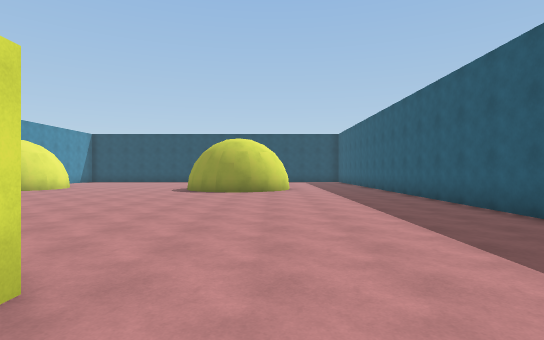
View 1 (above)

22 first-person views from a walk through a scene from a Unity 3-D project. The camera is 1.5 m above the floor, looks level and sees 80° across. The floor is counted in squares, 2 m on a side. Each view is taken from the middle of a square. On the plan, view 1 faces up. The plan holds only what a view shows up to about 11 squares ahead; the rest is blank. The place goes on beyond the plan. The player is left out.

View 2
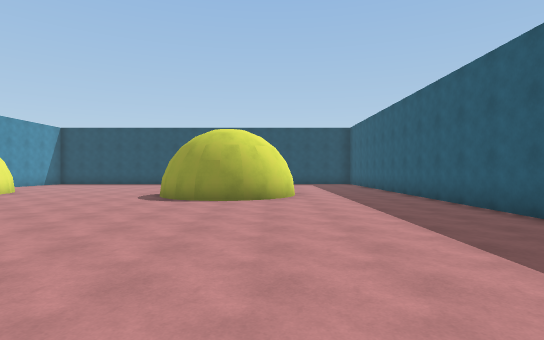

View 3
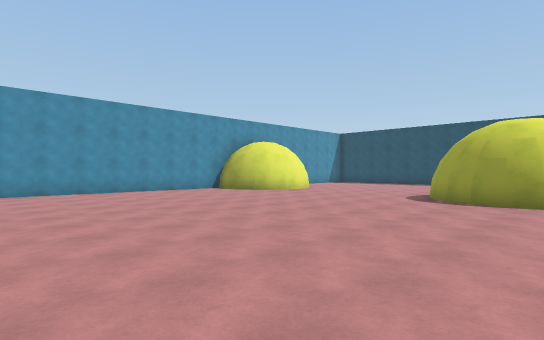

View 4
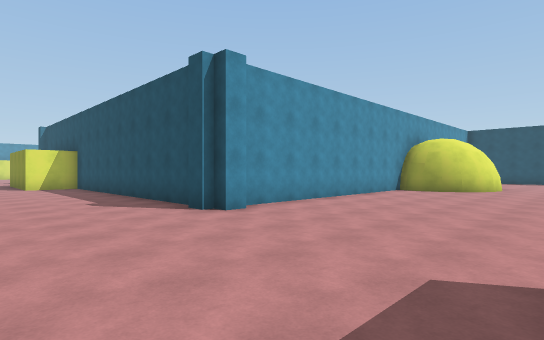

View 5
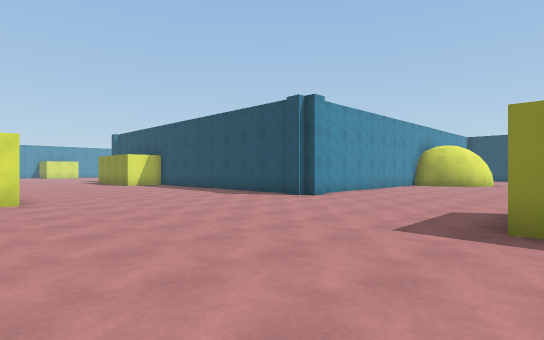

View 6
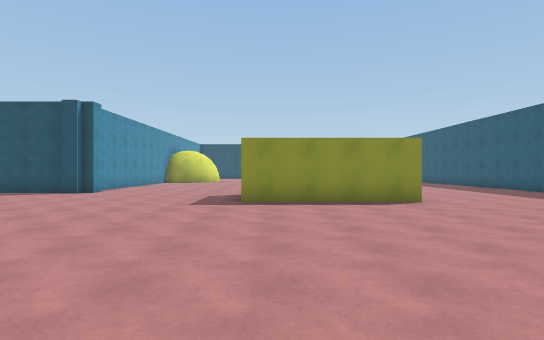

View 7
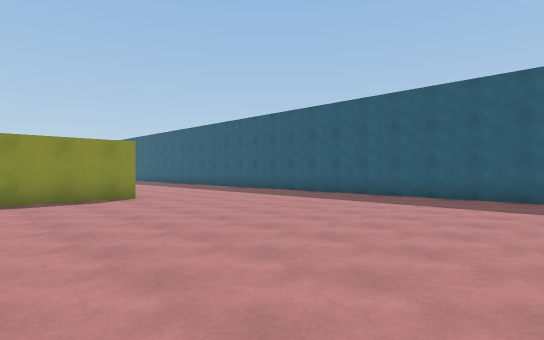

View 8
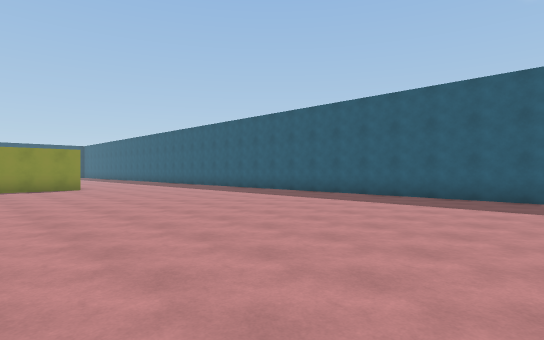

View 9
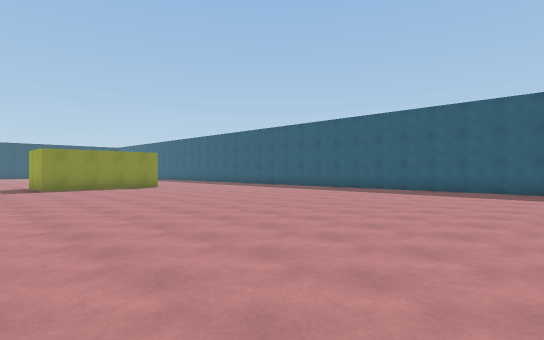

View 10
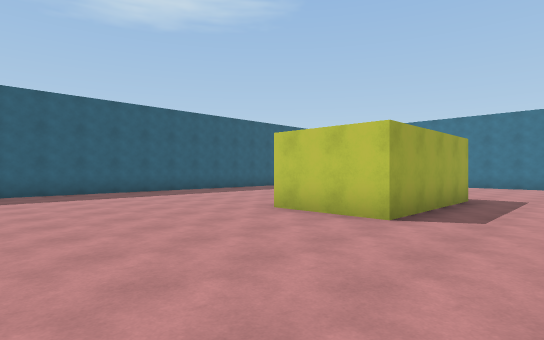

View 11
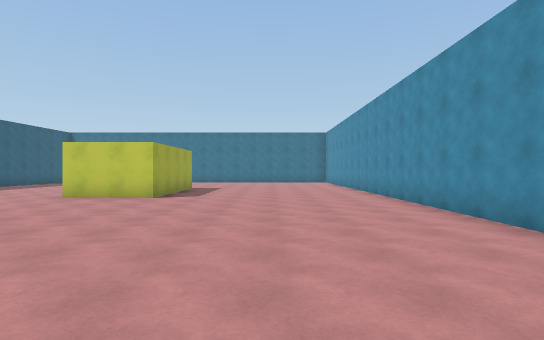

View 12
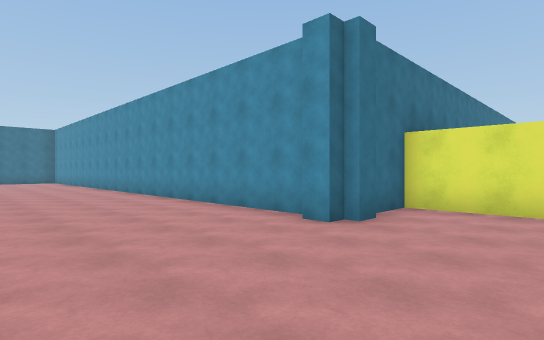

View 13
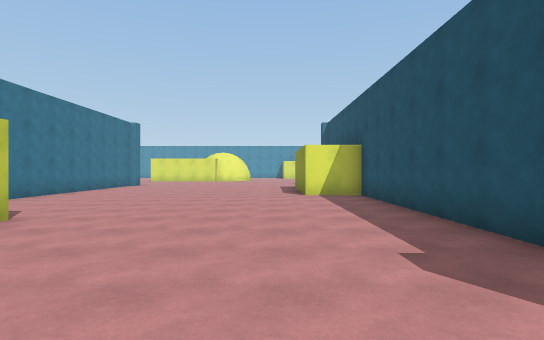

View 14
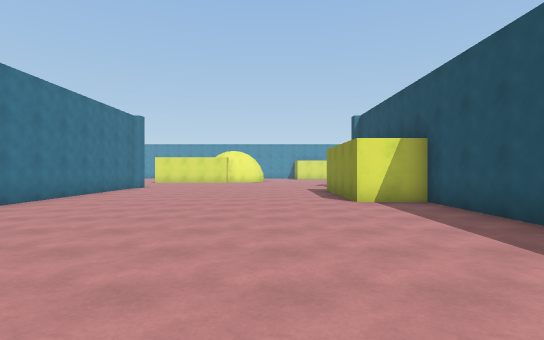

View 15
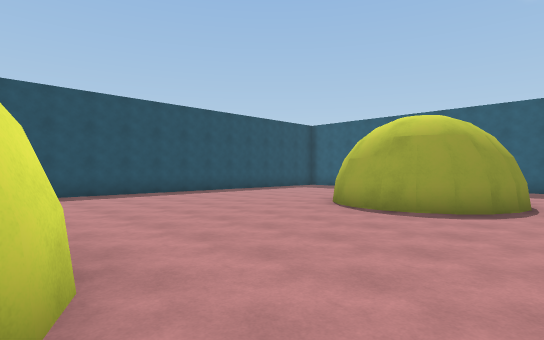

View 16
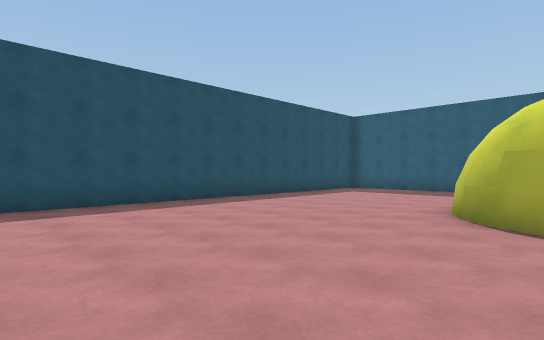

View 17
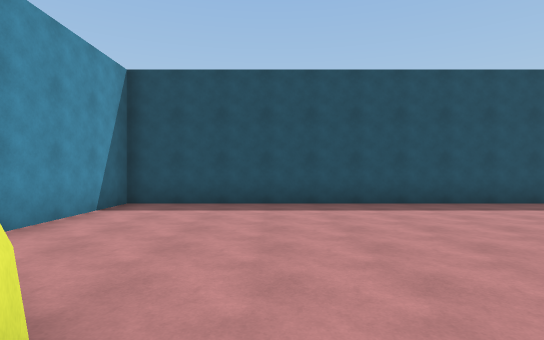

View 18
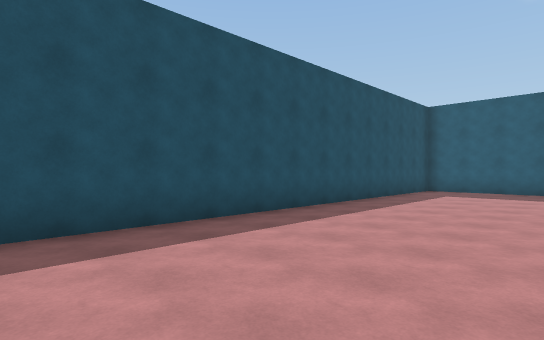

View 19
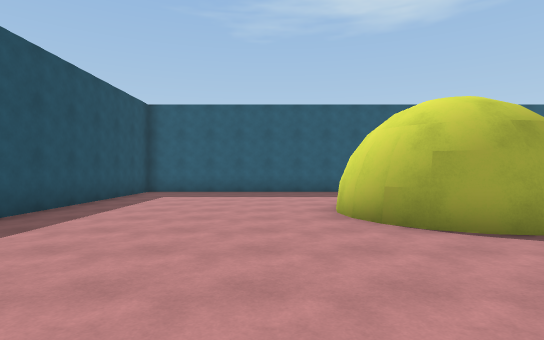

View 20
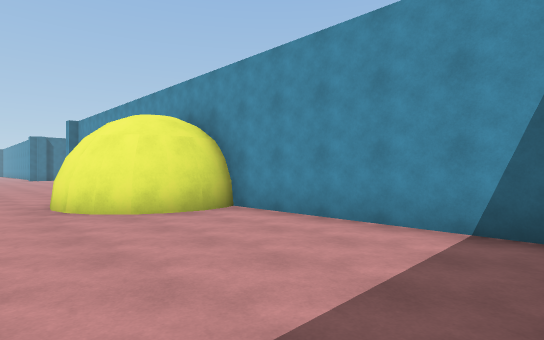

View 21
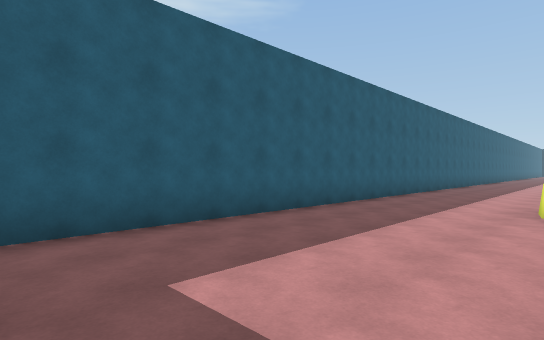

View 22
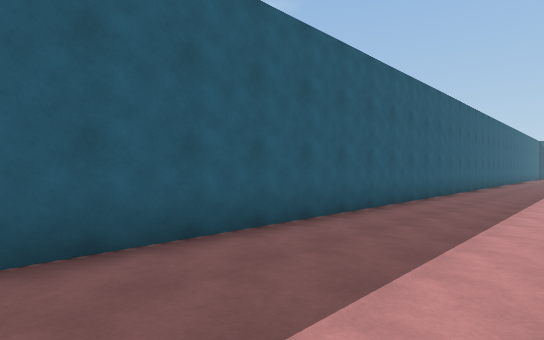

### Floor plan
Points are (right, up) in squares from view 1. A wall is a line through its corners. A room is listed if a view was taken in it or the views show most of it. See-through windows are left out.
Room 1 (views 1, 2, 3, 4, 5, 6, 7, 8, 9, 10, 11, 12, 13, 14, 15, 16, 17, 18, 19, 20, 21, 22)
walls: (-1.5, -0.5) (-5.8, -0.5); (-11.1, 2.4) (-11.8, 2.4); (-10.9, 3.2) (-10.9, 2.7) (-11.2, 2.7); (-11.9, 2.7) (-20.6, 2.7) (-20.6, 1) (-24, 1); (-13.4, -3.9) (-13.4, -6.7) (-12.2, -6.7); (-11.8, -6.4) (-11.2, -6.4); (-11.4, -6.7) (-10.9, -6.7) (-10.9, -7.2); (-11.3, 9.4) (-11.3, 3.5); (-11.3, -7.5) (-11.3, -17); (-2.5, 11.3) (-2.8, 11.6) (-3.1, 12.3) (-3.2, 12.9) (-3.2, 13.5) (-2.9, 14) (-2.5, 14.4) (-1.9, 14.7) (-1.3, 14.8) (-0.7, 14.7); (-8.4, 12.9) (-8.5, 12.2); (0.7, 12.9) (0.5, 12.3) (0.3, 11.7) (-0.2, 11.3) (-0.7, 11) (-1.3, 10.9) (-1.8, 11) (-2.7, 11.4); (-4.8, -17.5) (-4.8, -14.7) (-2.4, -14.7); (4.2, -14.5) (4.2, 19.8); (-24, -6.7) (-19.2, -6.7); (4, 20.2) (-11.3, 20.2) (-11.3, 14.6) (-11, 14.7) (-10.4, 14.8) (-9.7, 14.7) (-9.2, 14.4) (-8.7, 13.9) (-8.5, 13.5) (-8.4, 12.6) (-8.8, 11.6) (-9.2, 11.2)

Where each view was taken, in squares from view 1:
view 1: 0 up, 0 right, facing up
view 2: 3 up, 0 right, facing up
view 3: 3 up, 0 right, facing up-left
view 4: 1 down, 6 left, facing up-left
view 5: 5 down, 5 left, facing up-left
view 6: 8 down, 5 left, facing up
view 7: 9 down, 5 left, facing up-right
view 8: 14 down, 5 left, facing up-right
view 9: 14 down, 8 left, facing up-right
view 10: 10 down, 7 left, facing down-right
view 11: 6 down, 8 left, facing down
view 12: 4 down, 7 left, facing down-left
view 13: 0 up, 11 left, facing left
view 14: 1 down, 13 left, facing left
view 15: 10 up, 9 left, facing up-right
view 16: 13 up, 8 left, facing up-right
view 17: 13 up, 8 left, facing up
view 18: 16 up, 8 left, facing up-right
view 19: 16 up, 7 left, facing right
view 20: 20 up, 7 left, facing down-left
view 21: 20 up, 0 right, facing down-right
view 22: 7 up, 1 right, facing down-right
